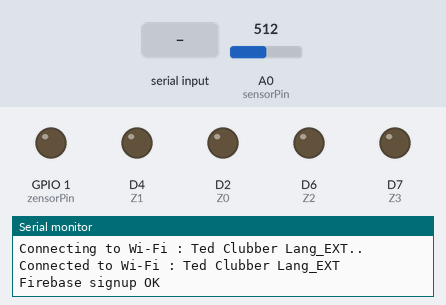
Recording of a sketch running on a simulated ESP8266 (NodeMCU). Shown: output pins drawn as LEDs (lit = HIGH), the last lines printed to the serial monitor. Dashed ring = blinking. The inputs (shaded band) are chosen by the test bench; at power-on: A0 (sensorPin) = 512. WiFi joins after 1.5 s; servers stay silent unless stated; pins used as bus, display or sensor lines are not drawn.

Above: at 2.7 s.
2.8 s: "lightLED\n" received over Serial
At 4.8 s:
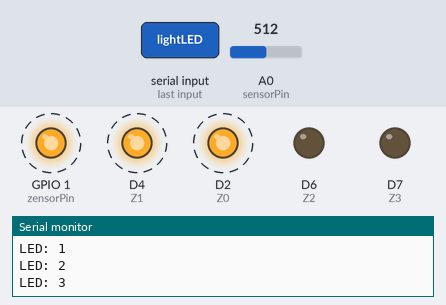
At 6.4 s:
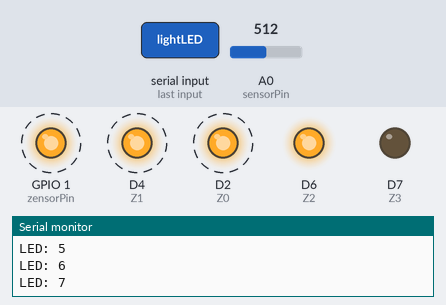
9.8 s: "readAndSendData\n" received over Serial
At 9.8 s:
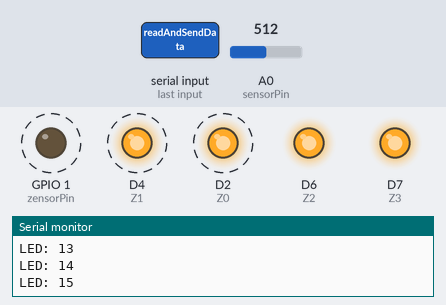
12.6 s: "1\n" received over Serial
Timing chart, 0 to 15.6 s (numbered marks = the images above; inputs shaded):
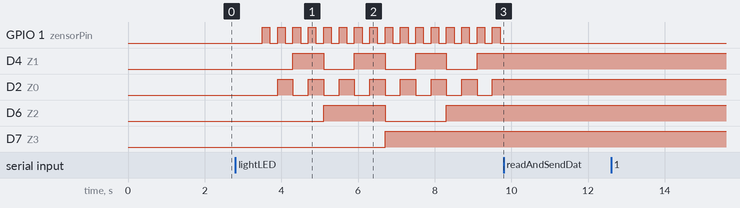

Measured:
- after the input at 2.8 s, GPIO 1 (zensorPin): alternates HIGH for 0.20 s and LOW for 0.20 s, starting after 0.70 s; D4 (Z1): alternates HIGH for 0.80 s and LOW for 0.80 s, starting after 1.5 s

The sketch:

mux_moisture_aug15.ino
```cpp
#include <ESP8266WiFi.h>
#include <Firebase_ESP_Client.h>

#include <Adafruit_Sensor.h>
#include <DHT.h>
#include <DHT_U.h>

#define WIFI_SSID "Ted Clubber Lang_EXT"
#define WIFI_PASSWORD "checkmosataas..."

#define API_KEY "AIzaSyAnXyqW_5NJpYZ1yFNNP8G951PKB44B7To" // From Firebase Console > Project Settings > General > Web API Key
#define DATABASE_URL "https://drysync-81845-default-rtdb.asia-southeast1.firebasedatabase.app/" // RTDB URL

#define DHTTYPE DHT22

// Firebase objects
FirebaseData fbdo;
FirebaseAuth auth;
FirebaseConfig config;

int S0 = D5;
int S1 = D8;
int S2 = D9;
int S3 = D3;
int sensorPin = A0;

int Z0 = D2; //connect mo yung brown, ginagamit ko para sa DHT yon
int Z1 = D4;
int Z2 = D6;
int Z3 = D7;
int zensorPin = D10;

//DHT_Unified dht(zensorPin, DHTTYPE);
void setup() {
  Serial.begin(9600);

  WiFi.begin(WIFI_SSID, WIFI_PASSWORD);
  Serial.print("Connecting to Wi-Fi : ");
  Serial.print(WIFI_SSID);
  while (WiFi.status() != WL_CONNECTED) {
    Serial.print(".");
    delay(750);
  }
  Serial.println();
  Serial.print("Connected to Wi-Fi : ");
  Serial.println(WIFI_SSID);

  // Configure Firebase
  config.api_key = API_KEY;
  config.database_url = DATABASE_URL;

  if (Firebase.signUp(&config, &auth, "", "")) {
      Serial.println("Firebase signup OK");
  } else {
      Serial.printf("Firebase signup failed: %s\n", config.signer.signupError.message.c_str());
  }

  Firebase.begin(&config, &auth);
  Firebase.reconnectWiFi(true);

  pinMode(S0, OUTPUT);
  pinMode(S1, OUTPUT);
  pinMode(S2, OUTPUT);
  pinMode(S3, OUTPUT);

  pinMode(Z0, OUTPUT);
  pinMode(Z1, OUTPUT);
  pinMode(Z2, OUTPUT);
  pinMode(Z3, OUTPUT);

  pinMode(zensorPin, OUTPUT);

  //dht.begin();
}

void loop() {

  if (Serial.available()) {
    String command = Serial.readStringUntil('\n'); // read input until Enter
    command.trim(); // remove spaces/newline

    if (command == "lightLED") {
      lightLED();
    } else if (command == "readAndSendData") {
      readAndSendData();
    } else if (command == "getTemp"){
      //getTemp();
    } else {
      Serial.print("Unknown command: ");
      Serial.println(command);
    }
  }

  delay(1000);
}

void selectMUXChannel(byte channel){
  digitalWrite(S0, bitRead(channel, 0));
  digitalWrite(S1, bitRead(channel, 1));
  digitalWrite(S2, bitRead(channel, 2));
  digitalWrite(S3, bitRead(channel, 3));
}

void zelectMUXChannel(byte channel){
  digitalWrite(Z0, bitRead(channel, 0));
  digitalWrite(Z1, bitRead(channel, 1));
  digitalWrite(Z2, bitRead(channel, 2));
  digitalWrite(Z3, bitRead(channel, 3));
}

int readSensor(byte channel) {
  selectMUXChannel(channel);
  delay(100);

  analogRead(sensorPin); // flush

  long sum = 0;
  for (int i = 0; i < 5; i++) {
    sum += analogRead(sensorPin);
    delay(5);
  }
  return sum / 5;
}

void readAndSendData(){
  int mVal0 = readSensor(0);
  Serial.print("Moisture 1: ");
  Serial.println(mVal0);
  if (Firebase.RTDB.setInt(&fbdo, "/Sensors/1/Value", mVal0)) {
  Serial.println("Moisture data sent");
  } else {
    Serial.println(fbdo.errorReason());
  }

  int mVal1 = readSensor(1);
  Serial.print("Moisture 2: ");
  Serial.println(mVal1);
  if (Firebase.RTDB.setInt(&fbdo, "/Sensors/2/Value", mVal1)) {
    Serial.println("Moisture data sent");
  } else {
    Serial.println(fbdo.errorReason());
  }

  int mVal2 = readSensor(2);
  Serial.print("Moisture 3: ");
  Serial.println(mVal2);
  if (Firebase.RTDB.setInt(&fbdo, "/Sensors/3/Value", mVal2)) {
    Serial.println("Moisture data sent");
  } else {
    Serial.println(fbdo.errorReason());
  }

  int mVal3 = readSensor(3);
  Serial.print("Moisture 4: ");
  Serial.println(mVal3);
  if (Firebase.RTDB.setInt(&fbdo, "/Sensors/4/Value", mVal3)) {
    Serial.println("Moisture data sent");
  } else {
    Serial.println(fbdo.errorReason());
  }

  int mVal4 = readSensor(4);
  Serial.print("Moisture 5: ");
  Serial.println(mVal4);
  if (Firebase.RTDB.setInt(&fbdo, "/Sensors/5/Value", mVal4)) {
    Serial.println("Moisture data sent");
  } else {
    Serial.println(fbdo.errorReason());
  }
}

void lightLED(){
    for (int i = 0; i < 16; i++) {
    Serial.print("LED: ");
    Serial.println(i);
    zelectMUXChannel(i);
    digitalWrite(zensorPin, HIGH);
    delay(200);
    digitalWrite(zensorPin, LOW);
    delay(200);
  }
}
```
